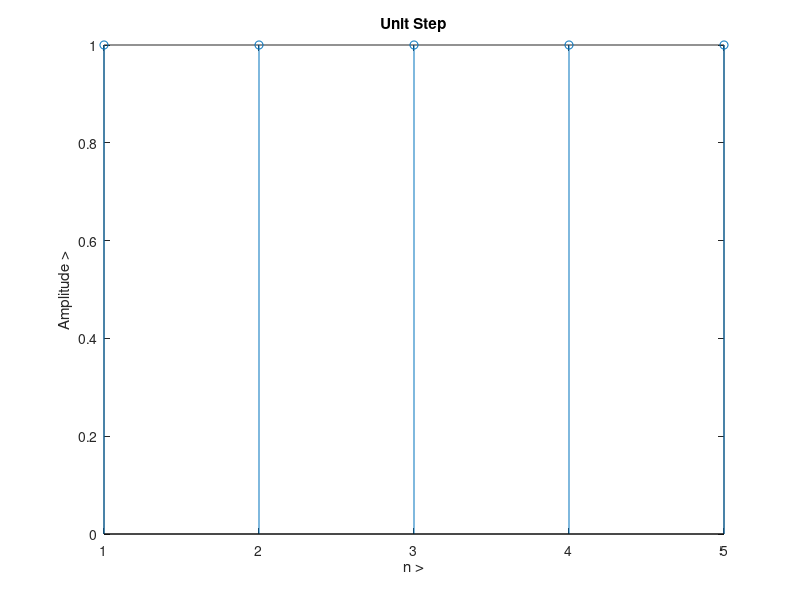

Write the MATLAB code that produced this figure.
clc;
clear all;
close all;
n_step = input('Enter the N Value: '); 
y = [ones(1,n_step)];

stem(y);

xlabel('n >'); 
ylabel('Amplitude >'); 
title('Unit Step');
